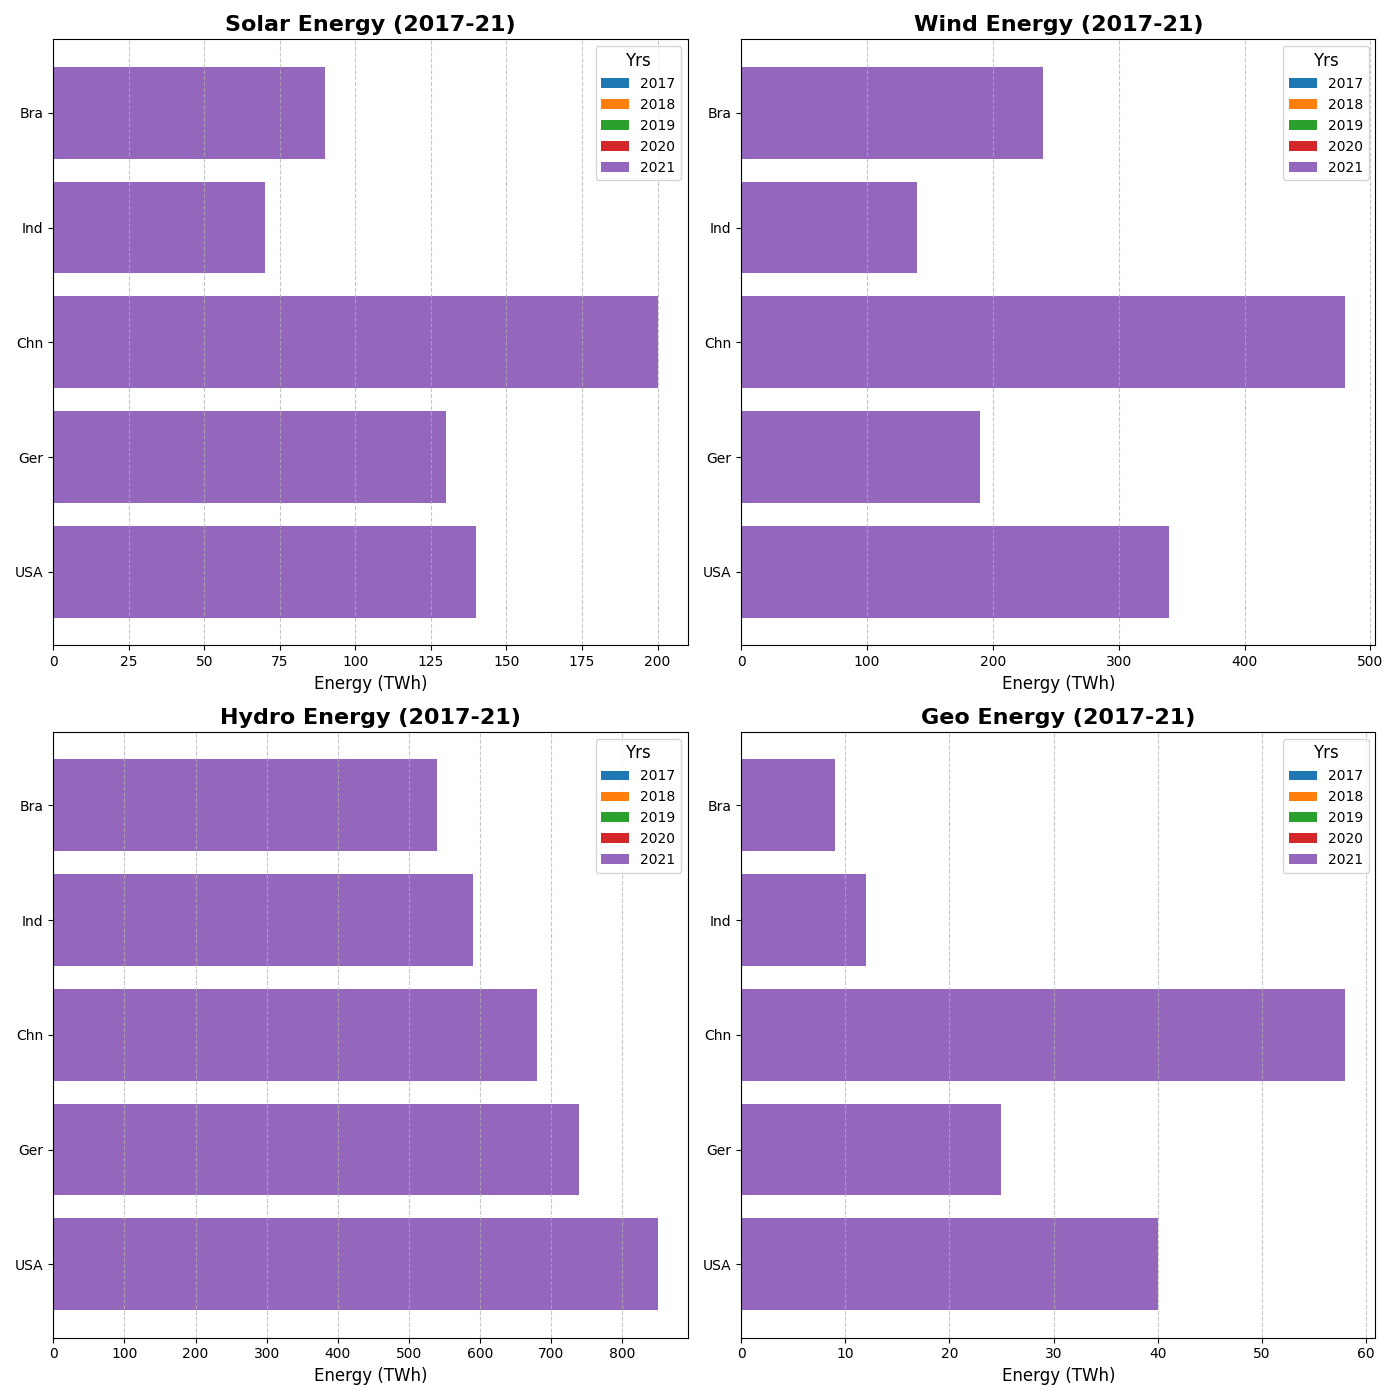

Reproduce this figure in Python.
import matplotlib.pyplot as plt
import numpy as np

countries = ['USA', 'Ger', 'Chn', 'Ind', 'Bra']
years = ['2017', '2018', '2019', '2020', '2021']
solar_energy = np.array([
    [100, 110, 120, 130, 140], 
    [90, 100, 110, 120, 130], 
    [150, 160, 170, 180, 200], 
    [50, 55, 60, 65, 70], 
    [70, 75, 80, 85, 90]
])
wind_energy = np.array([
    [300, 310, 320, 330, 340], 
    [150, 160, 170, 180, 190], 
    [400, 420, 440, 460, 480], 
    [100, 110, 120, 130, 140], 
    [200, 210, 220, 230, 240]
])
hydro_energy = np.array([
    [800, 810, 820, 830, 850], 
    [700, 710, 720, 730, 740], 
    [600, 620, 640, 660, 680], 
    [550, 560, 570, 580, 590], 
    [500, 510, 520, 530, 540]
])
geothermal_energy = np.array([
    [20, 25, 30, 35, 40], 
    [15, 18, 20, 22, 25], 
    [50, 52, 54, 56, 58], 
    [8, 9, 10, 11, 12], 
    [5, 6, 7, 8, 9]
])

fig, axes = plt.subplots(2, 2, figsize=(14, 14))
fig.subplots_adjust(hspace=0.4, wspace=0.4)

# Solar Energy
for i in range(len(years)):
    axes[0, 0].barh(countries, solar_energy[:, i], label=years[i])
axes[0, 0].set_title('Solar Energy (2017-21)', fontsize=16, fontweight='bold')
axes[0, 0].set_xlabel('Energy (TWh)', fontsize=12)
axes[0, 0].legend(title='Yrs', fontsize=10, loc='upper right', bbox_to_anchor=(1, 1), title_fontsize='12')
axes[0, 0].grid(axis='x', linestyle='--', alpha=0.7)

# Wind Energy
for i in range(len(years)):
    axes[0, 1].barh(countries, wind_energy[:, i], label=years[i])
axes[0, 1].set_title('Wind Energy (2017-21)', fontsize=16, fontweight='bold')
axes[0, 1].set_xlabel('Energy (TWh)', fontsize=12)
axes[0, 1].legend(title='Yrs', fontsize=10, loc='upper right', bbox_to_anchor=(1, 1), title_fontsize='12')
axes[0, 1].grid(axis='x', linestyle='--', alpha=0.7)

# Hydro Energy
for i in range(len(years)):
    axes[1, 0].barh(countries, hydro_energy[:, i], label=years[i])
axes[1, 0].set_title('Hydro Energy (2017-21)', fontsize=16, fontweight='bold')
axes[1, 0].set_xlabel('Energy (TWh)', fontsize=12)
axes[1, 0].legend(title='Yrs', fontsize=10, loc='upper right', bbox_to_anchor=(1, 1), title_fontsize='12')
axes[1, 0].grid(axis='x', linestyle='--', alpha=0.7)

# Geothermal Energy
for i in range(len(years)):
    axes[1, 1].barh(countries, geothermal_energy[:, i], label=years[i])
axes[1, 1].set_title('Geo Energy (2017-21)', fontsize=16, fontweight='bold')
axes[1, 1].set_xlabel('Energy (TWh)', fontsize=12)
axes[1, 1].legend(title='Yrs', fontsize=10, loc='upper right', bbox_to_anchor=(1, 1), title_fontsize='12')
axes[1, 1].grid(axis='x', linestyle='--', alpha=0.7)

plt.tight_layout()
plt.show()
